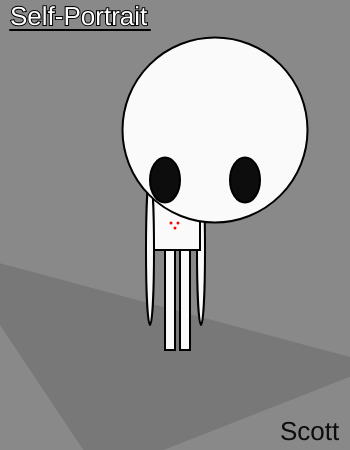
Frame 1 (no input)
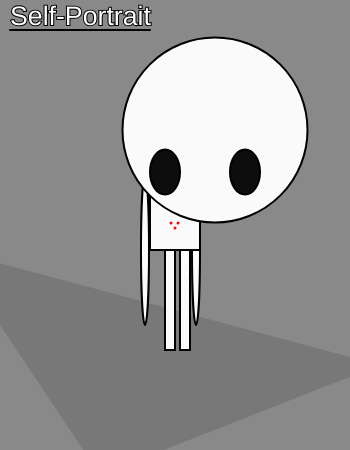
Frame 60 (no input)
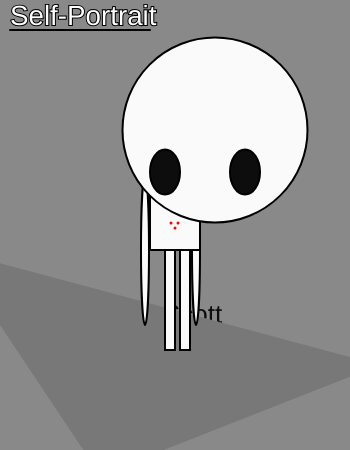
Frame 120 (the mouse pressed at the canvas centre since frame 60)

The p5.js sketch that drew these frames (run headless with seeded random() and noise() and a simulated clock; from frame 60 on, the mouse is pressed at the canvas centre):

// p5.js sketch
// ── sketch.js
var larmx =201;
var larmy =250;

var armw =8;
var arml=150;

var rarmx=150;
var rarmy=250;

var eyew=30;
var eyel=45;
var reyey=180
var reyex=165;
var leyex=245;
var leyey=180;
var scottx=280;
var scotty=440;

var speed;
var speed1;
var speed2;
var speed3;
var speed4;
var speed5;
var txtsize;
function setup() {
  createCanvas(350, 450);
  speed = Math.floor(Math.random()*5)+1;
    speed1 = Math.floor(Math.random()*5)+1;
    speed2 = 8;
    speed3 = 8;
    speed4 = 1;
    speed5 = 1;
    txtsize=26;
}

function draw() {
  background(137);
  strokeWeight(0);
  fill(13);
  textSize(26)
  text('Scott', scottx,scotty); //280,440
    if(scottx>=281||scottx<0||scotty>441){
    speed4*=-1
    speed5*=-1}
      scottx+=speed4;
      scotty+=speed5;
  fill(120); //triangle fill
  triangle(-50,250,380,365,100,475); //background triangle
  fill(256) //text fill
  strokeWeight(2)
  stroke('black')
  textSize(txtsize);
  if(txtsize<=36){
    txtsize+=.5;
  } //This was such a pain.
  if(txtsize>=36){
    txtsize/=5;
  }
  text('Self-Portrait',10,25);
  fill(250); //Fill for body parts
  ellipse(larmx,larmy,armw,arml); //left arm
    if(larmx > 225||larmx<=200)
    {
    speed*=-1;
    }
    larmx+=speed;
  rect(165,200,10,150); //right leg
  rect(180,200,10,150); //left leg
  rect(150,150,50,100); //body
  ellipse(rarmx,rarmy,armw,arml); //right arm
    if(rarmx>155||rarmx<=145){
      speed1*=-1;
    }
    rarmx+=speed1;
  circle(215,130,185); //head
  fill(13); //fill for eyes
  ellipse(leyex,leyey,eyew,eyel); //left eye
    if(leyey>180||leyey<165){
      speed2*=-1;
    }
    leyey+=speed2;
  ellipse(reyex,reyey,eyew,eyel); //right eye
    if(reyey>180||reyey<155){
      speed3*=-1;
    }
    reyey+=speed3;
  line(10,30,150,30); //line under title
  stroke('red') //red dot color
  strokeWeight(3)
  point(175,228) //bottom dot
  point(171,223) //left dot
  point(178,223) //right dot
}
